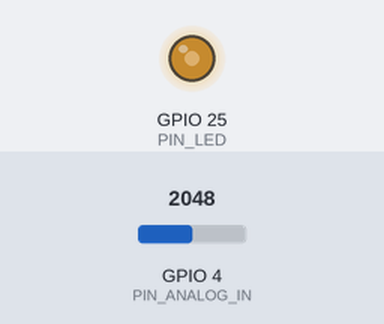
This sketch was run on a simulated ESP32. On the bench: output pins drawn as LEDs (lit = HIGH). The inputs (shaded band) are chosen by the test bench; at power-on: GPIO 4 (PIN_ANALOG_IN) = 2048.

Above: at 1.2 s.
1.3 s: GPIO 4 (PIN_ANALOG_IN) set to 2866
At 1.6 s:
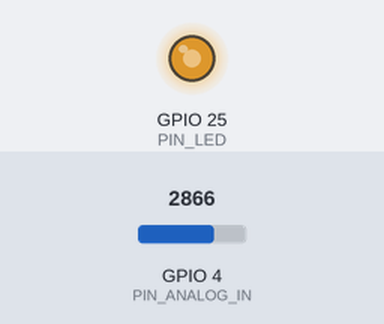
2.8 s: GPIO 4 (PIN_ANALOG_IN) set to 3603
At 3.9 s:
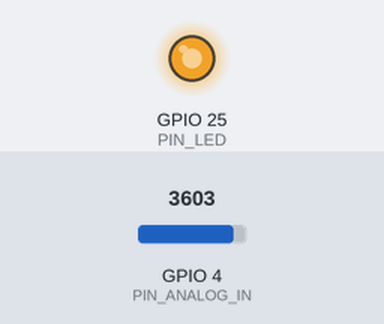
4.3 s: GPIO 4 (PIN_ANALOG_IN) set to 491
At 5.1 s:
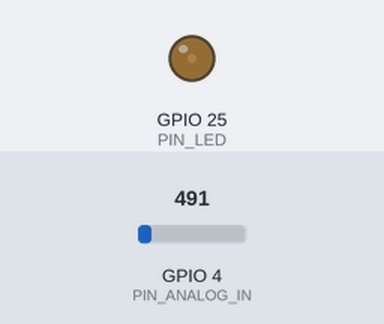
5.8 s: GPIO 4 (PIN_ANALOG_IN) set to 0
At 7.1 s:
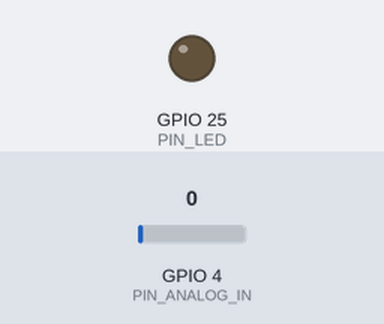
Timing chart, 0 to 8.3 s (numbered marks = the images above; inputs shaded):
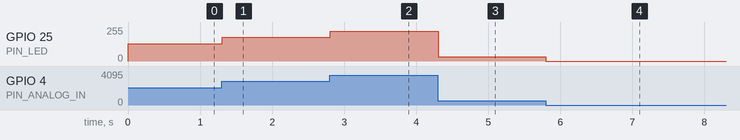

Measured:
- after the input at 1.3 s, GPIO 25 (PIN_LED): 128/255 → 178/255 at once
- after the input at 2.8 s, GPIO 25 (PIN_LED): 178/255 → 224/255 at once
- after the input at 4.3 s, GPIO 25 (PIN_LED): 224/255 → 31/255 at once
- after the input at 5.8 s, GPIO 25 (PIN_LED): 31/255 → 0/255 at once

The sketch:

Sketch_10.1_SoftLight.ino
```cpp
/**********************************************************************
  Filename    : SoftLight
  Description : Controlling the brightness of LED by potentiometer.
  Auther      : www.freenove.com
  Modification: 2024/06/18
**********************************************************************/
#define PIN_ANALOG_IN   4
#define PIN_LED         25
#define CHAN            0
void setup() {
  ledcAttachChannel(PIN_LED, 1000, 12, CHAN);
}

void loop() {
  int adcVal = analogRead(PIN_ANALOG_IN); //read adc
  int pwmVal = adcVal;                    // adcVal re-map to pwmVal
  ledcWrite(PIN_LED, pwmVal);             // set the pulse width.
  delay(10);
}
```
